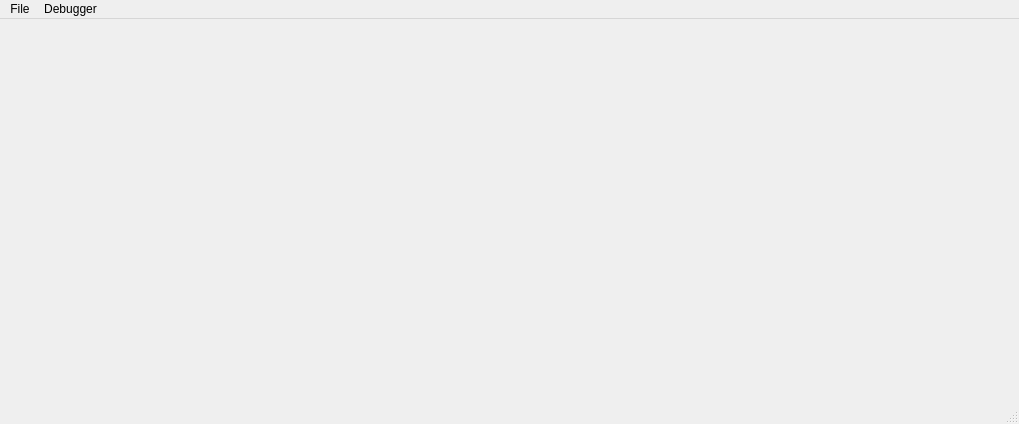
<?xml version="1.0" encoding="UTF-8"?>
<ui version="4.0">
 <class>MainWindow</class>
 <widget class="QMainWindow" name="MainWindow">
  <property name="geometry">
   <rect>
    <x>0</x>
    <y>0</y>
    <width>1019</width>
    <height>424</height>
   </rect>
  </property>
  <property name="windowTitle">
   <string>EM400</string>
  </property>
  <property name="windowIcon">
   <iconset resource="resources.qrc">
    <normaloff>:/icons/em400/em400_32.png</normaloff>:/icons/em400/em400_32.png</iconset>
  </property>
  <widget class="QWidget" name="centralwidget">
   <layout class="QVBoxLayout" name="verticalLayout_4">
    <property name="spacing">
     <number>0</number>
    </property>
    <property name="leftMargin">
     <number>0</number>
    </property>
    <property name="topMargin">
     <number>0</number>
    </property>
    <property name="rightMargin">
     <number>0</number>
    </property>
    <property name="bottomMargin">
     <number>0</number>
    </property>
    <item alignment="Qt::AlignmentFlag::AlignHCenter">
     <widget class="ControlPanel" name="cp" native="true">
      <property name="sizePolicy">
       <sizepolicy hsizetype="Minimum" vsizetype="Fixed">
        <horstretch>0</horstretch>
        <verstretch>0</verstretch>
       </sizepolicy>
      </property>
     </widget>
    </item>
   </layout>
  </widget>
  <widget class="QMenuBar" name="menubar">
   <property name="geometry">
    <rect>
     <x>0</x>
     <y>0</y>
     <width>1019</width>
     <height>23</height>
    </rect>
   </property>
   <widget class="QMenu" name="menuFile">
    <property name="title">
     <string>File</string>
    </property>
    <addaction name="actionLoad_OS_image"/>
    <addaction name="separator"/>
    <addaction name="actionPreferences"/>
    <addaction name="separator"/>
    <addaction name="actionQuit"/>
   </widget>
   <widget class="QMenu" name="menuDebugger">
    <property name="title">
     <string>Debugger</string>
    </property>
    <addaction name="actionDebugger"/>
   </widget>
   <addaction name="menuFile"/>
   <addaction name="menuDebugger"/>
  </widget>
  <widget class="QStatusBar" name="statusbar"/>
  <action name="actionLoad_OS_image">
   <property name="text">
    <string>Load program image...</string>
   </property>
  </action>
  <action name="actionPreferences">
   <property name="text">
    <string>Settings...</string>
   </property>
  </action>
  <action name="actionQuit">
   <property name="text">
    <string>Quit</string>
   </property>
  </action>
  <action name="actionSmall_Control_Panel">
   <property name="checkable">
    <bool>true</bool>
   </property>
   <property name="text">
    <string>Small control panel</string>
   </property>
  </action>
  <action name="actionDebugger">
   <property name="checkable">
    <bool>true</bool>
   </property>
   <property name="text">
    <string>Debugger</string>
   </property>
   <property name="shortcut">
    <string>Ctrl+D</string>
   </property>
  </action>
  <action name="actionSearch_memory">
   <property name="text">
    <string>Search memory...</string>
   </property>
   <property name="shortcut">
    <string>Ctrl+F</string>
   </property>
  </action>
 </widget>
 <customwidgets>
  <customwidget>
   <class>ControlPanel</class>
   <extends>QWidget</extends>
   <header>ui/qt6/panel/controlpanel.h</header>
   <container>1</container>
  </customwidget>
 </customwidgets>
 <resources>
  <include location="../resources.qrc"/>
 </resources>
 <connections/>
</ui>
